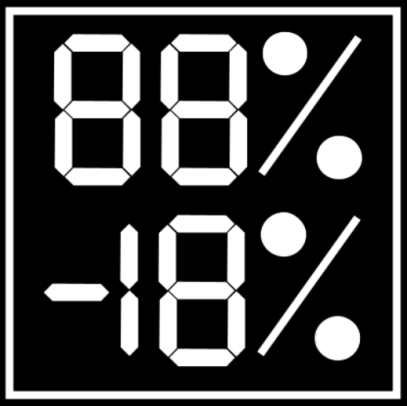
#> input picture skyRats/digit_recognition/display_metano0.png, 407 x 406 px, given in place of the camera
$ python getWebcam.py
#> lines starting #> are read from the running program, lines starting #| are printed output that depends on the picture; after the words box and inside, x2 and y2 are one past the last pixel; in counts of white or black regions, pixels touching at a corner belong together
### skyRats/digit_recognition/getPerspectiveTransform.py
import numpy as np
import cv2

def getPoints(image):

	#Bloco 1

	x = 0
	y = 0

	while (x < np.shape(image)[1] and y < np.shape(image)[0]) and (image[5][x] < 250 and image[y][5] < 250):
		x += 1
		y += 1

	if x < np.shape(image)[1] and image[5][x] >= 250:
		x1 = x
		y1 = 5
	elif y < np.shape(image)[0] and image[y][5] >= 250 :
		x1 = 5
		y1 = y
	else:
		x1 = 0
		y1 = 0

	#Bloco 2

	x = 0
	y = np.shape(image)[0] - 1

	while (x < np.shape(image)[1] and y >= 0) and (image[np.shape(image)[0] - 5][x] < 250 and image[y][5] < 250):
		x += 1
		y -= 1

	if x < np.shape(image)[1] and image[np.shape(image)[0] - 5][x] >= 250:
		x2 = x
		y2 = np.shape(image)[0] - 5
	elif y >= 0 and image[y][5] >= 250 :
		x2 = 5
		y2 = y
	else:
		x2 = 0
		y2 = np.shape(image)[0] - 1


	#Bloco 3

	x = np.shape(image)[1] - 1
	y = 0

	while (x >= 0 and y < np.shape(image)[0]) and (image[5][x] < 250 and image[y][np.shape(image)[1] - 5] < 250):
		x -= 1
		y += 1

	if x >= 0 and image[5][x] >= 250:
		x3 = x
		y3 = 5
	elif y < np.shape(image)[0] and image[y][np.shape(image)[1] - 5] >= 250 :
		x3 = np.shape(image)[1] - 5
		y3 = y
	else:
		x3 = np.shape(image)[1] - 1
		y3 = 0


	# Bloco 4

	x = np.shape(image)[1] - 1
	y = np.shape(image)[0] - 1

	while (x >= 0 and y >= 0) and (image[np.shape(image)[0] - 5][x] < 250 and image[y][np.shape(image)[1] - 5] < 250):
		x -= 1
		y -= 1

	if x >= 0 and image[np.shape(image)[0] - 5][x] >= 250:
		x4 = x
		y4 = np.shape(image)[0] - 5
	elif y >= 0 and image[y][np.shape(image)[1] - 5] >= 250 :
		x4 = np.shape(image)[1] - 5
		y4 = y
	else:
		x4 = np.shape(image)[1] - 1
		y4 = np.shape(image)[0] - 1


	return [[x1, y1], [x2, y2], [x3, y3], [x4, y4]]


def orderPoints(pts):
    rect=np.zeros((4,2), dtype="float32")
    s= pts.sum(axis = 1)
    rect[0]=pts[np.argmin(s)]
    rect[2]=pts[np.argmax(s)]
    diff=np.diff(pts, axis = 1)
    rect[1]=pts[np.argmin(diff)]
    rect[3]=pts[np.argmax(diff)]
    return rect


def four_point_transform(image, pts):
	rect=orderPoints(pts)
	(tl, tr, bl, br)=rect
	widthA = np.sqrt(((br[0] - bl[0]) ** 2) + ((br[1] - bl[1]) ** 2))
	widthB = np.sqrt(((tr[0] - tl[0]) ** 2) + ((tr[1] - tl[1]) ** 2))
	maxWidth = max(int(widthA), int(widthB))
	heightA = np.sqrt(((tr[0] - br[0]) ** 2) + ((tr[1] - br[1]) ** 2))
	heightB = np.sqrt(((tl[0] - bl[0]) ** 2) + ((tl[1] - bl[1]) ** 2))
	maxHeight = max(int(heightA), int(heightB))
	absMax = max(maxHeight, maxWidth)
	dst = np.array([
		[0, 0],
		[absMax - 1, 0],
		[absMax - 1, absMax - 1],
		[0, absMax - 1]], dtype = "float32")
	M = cv2.getPerspectiveTransform(rect, dst)
	warped = cv2.warpPerspective(image, M, (absMax, absMax))
	return warped

# dst = np.array([
# 		[0, 0],
# 		[maxWidth - 1, 0],
# 		[maxWidth - 1, maxHeight - 1],
# 		[0, maxHeight - 1]], dtype = "float32")

### skyRats/digit_recognition/digit_recog.py
import cv2
import numpy as np
from imutils.perspective import four_point_transform
from imutils import contours
import imutils
import os

def digit_recog(image):
    # duration = 3  # seconds
    # freq = 440  # Hz

    DIGITS_LOOKUP = {
        (1, 1, 1, 0, 1, 1, 1): 0,
        (0, 0, 1, 0, 0, 1, 0): 1,
        (1, 0, 1, 1, 1, 1, 0): 2,
        (1, 0, 1, 1, 0, 1, 1): 3,
        (0, 1, 1, 1, 0, 1, 0): 4,
        (1, 1, 0, 1, 0, 1, 1): 5,
        (1, 1, 0, 1, 1, 1, 1): 6,
        (1, 0, 1, 0, 0, 1, 0): 7,
        (1, 1, 1, 1, 1, 1, 1): 8,
        (1, 1, 1, 1, 0, 1, 1): 9
    }

    # path = "display_metano0.png"
    # #Baixando a imagem
    # image = cv2.imread("" + path)

    #Tratamento de imagem
    gray = cv2.cvtColor(image, cv2.COLOR_BGR2GRAY)
    blurred = cv2.GaussianBlur(gray, (5, 5), 0)
    thresh = cv2.threshold(blurred, 0, 255,	cv2.THRESH_BINARY | cv2.THRESH_OTSU)[1]
    # [4 lines of commented-out code are left out]


    cnts = cv2.findContours(thresh.copy(), cv2.RETR_LIST, cv2.CHAIN_APPROX_SIMPLE)
    cnts = imutils.grab_contours(cnts)
    digitCnts = []

    if(len(cnts) >= 20):
    #     for c in cnts:
    #         (x, y, w, h) = cv2.boundingRect(c)
    #         #cv2.rectangle(image, (x, y), (x + w, y + h), (0,255,0))
    #         #digitCnts.append(c)
    #     cv2.imshow("teste_02", image)
    #     cv2.waitKey(15)

        for c in cnts:
            (x, y, w, h) = cv2.boundingRect(c)
            print(h, w)
            #print(np.shape(image)[0], np.shape(image)[1])
            if (((h)/(w) <= 8 and (h)/(w) >= 2) or ((h)/(w) >= 1.5 and (h)/(w) <= 2.5) or ((h)/(w) <= 0.75 and (h)/(w) >= 0.1)):# and ((w)/(h) >=1.5 or (w)/(h)<=0.7):
            # if (((h)/(w) <= 0.7 and (h)/(w) >= 0.35) or ((h)/(w) >= 1.5 and (h)/(w) <= 2.5)):# and ((w)/(h) >=1.5 or (w)/(h)<=0.7):
            #if((w<=(np.shape(image)[1])/23 and h<=(np.shape(image)[0])*(15/46)) or (w<=(np.shape(image)[1])*(7/46) and h<=(np.shape(image)[0])*(7/92)) or ((w<=np.shape(image)[1]*(19/92) and w>=(np.shape(image)[1])*(15/92)) and (h<=(np.shape(image)[0])*(17/46) and h>=(np.shape(image)[0])*(31/92)))):
            #if((w<=20 and h<=150) or (w<=70 and h<=35) or ((w<=95 and w>=75) and (h<=170 and h>=155))):
                cv2.rectangle(image, (x, y), (x + w, y + h), (0,255,0))
                digitCnts.append(c)
        #cv2.imshow("teste_02", image)
        #cv2.waitKey(0)


    linha1 = []
    linha2 = []

    for c in digitCnts:
        (x, y, w, h) = cv2.boundingRect(c)
        if y<np.shape(image)[0]/2:
            linha1.append(c)
        else:
            linha2.append(c)

    if len(linha1) > 0 and len(linha2) > 0:
        contours.sort_contours(linha1)
        contours.sort_contours(linha2)
    else:
        print("No contours")
        return False


    Digits = []
    first_number_digit_count = 0
    second_number_digit_count = 0

    for c in linha1:
        if first_number_digit_count < 3:
            (x, y, w, h) = cv2.boundingRect(c)
            roi = thresh[y:y+h, x:x+w]
            (roiH, roiW) = roi.shape
            if (((h)/(w) <= 8 and (h)/(w) >= 2)):
            # if ((h/w) >= 4 and (w/h)>=0.06):
            #if (roiW<=(np.shape(image)[1])/23 and roiH<=(np.shape(image)[0])*(15/46)): #digit one
                Digits.append("1")
                first_number_digit_count += 1
                cv2.rectangle(image, (x, y), (x + w, y + h), (0, 255, 0), 1)
                cv2.putText(image,"1", (x - 10, y),
                cv2.FONT_HERSHEY_SIMPLEX, 0.65, (0, 255, 0), 2)
                continue
            else:                        #any other digit
                (dW, dH) = (int(roiW * 0.25), int(roiH * 0.15))
                dHC = int(roiH * 0.05)
                segments = [
                    ((0, 0), (w, dH)),	# top
                    ((0, 0), (dW, h // 2)),	# top-left
                    ((w - dW, 0), (w, h // 2)),	# top-right
                    ((0, (h // 2) - dHC) , (w, (h // 2) + dHC)), # center
                    ((0, h // 2), (dW, h)),	# bottom-left
                    ((w - dW, h // 2), (w, h)),	# bottom-right
                    ((0, h - dH), (w, h))	# bottom
                ]
                on = [0] * len(segments)
                for (i, ((xA, yA), (xB, yB))) in enumerate(segments):
                    segROI = roi[yA:yB, xA:xB]
                    total = cv2.countNonZero(segROI)
                    area = (xB - xA) * (yB - yA)
                    if float(area) > 0 and total / float(area) > 0.5:#??????
                        on[i]= 1
                try:
                    digit = DIGITS_LOOKUP[tuple(on)]
                    Digits.append(str(digit))
                    first_number_digit_count += 1
                    cv2.rectangle(image, (x, y), (x + w, y + h), (0, 255, 0), 1)
                    cv2.putText(image, str(digit), (x - 10, y), cv2.FONT_HERSHEY_SIMPLEX, 0.65, (0, 255, 0), 2)
                except KeyError:
                    continue
                    # print("first number error")
                    # return False

    for c in linha2:
        if second_number_digit_count < 4:
            (x, y, w, h) = cv2.boundingRect(c)
            roi = thresh[y:y+h, x:x+w]
            (roiH, roiW) = roi.shape
            # h do menos = w do um
            # w do menos = h/2 do um
            if ((h)/(w) <= 0.75 and (h)/(w) >= 0.1):
            # if ((w/h) >= 2 and (h/w)>=0.12): #-
                Digits.append("-")
                second_number_digit_count += 1
                cv2.rectangle(image, (x, y), (x + w, y + h), (0, 255, 0), 1)
                cv2.putText(image,"minus sign", (x - 10, y - 10),
                cv2.FONT_HERSHEY_SIMPLEX, 0.45, (0, 255, 0), 2)
                continue
            elif (((h)/(w) <= 8 and (h)/(w) >= 2)):
            # elif ((h/w) >= 4 and (w/h)>=0.06): #digit one
                Digits.append("1")
                second_number_digit_count += 1
                cv2.rectangle(image, (x, y), (x + w, y + h), (0, 255, 0), 1)
                cv2.putText(image,"1", (x - 10, y - 10),
                cv2.FONT_HERSHEY_SIMPLEX, 0.65, (0, 255, 0), 2)
                continue
            else:                           #any other digit
                (dW, dH) = (int(roiW * 0.25), int(roiH * 0.15))
                dHC = int(roiH * 0.05)
                segments = [
                    ((0, 0), (w, dH)),	# top
                    ((0, 0), (dW, h // 2)),	# top-left
                    ((w - dW, 0), (w, h // 2)),	# top-right
                    ((0, (h // 2) - dHC) , (w, (h // 2) + dHC)), # center
                    ((0, h // 2), (dW, h)),	# bottom-left
                    ((w - dW, h // 2), (w, h)),	# bottom-right
                    ((0, h - dH), (w, h))	# bottom
                ]
                on = [0] * len(segments)
                for (i, ((xA, yA), (xB, yB))) in enumerate(segments):
                    segROI = roi[yA:yB, xA:xB]
                    total = cv2.countNonZero(segROI)
                    area = (xB - xA) * (yB - yA)
                    if float(area) > 0 and total / float(area) > 0.5:
                        on[i]= 1
                try:
                    digit = DIGITS_LOOKUP[tuple(on)]
                    Digits.append(str(digit))
                    second_number_digit_count += 1
                    cv2.rectangle(image, (x, y), (x + w, y + h), (0, 255, 0), 1)
                    cv2.putText(image, str(digit), (x - 10, y - 10), cv2.FONT_HERSHEY_SIMPLEX, 0.65, (0, 255, 0), 2)
                except KeyError:
                    continue
                    # [7 lines of commented-out code are left out]


    primeiro_digito = 0
    i = 0
    try:
        if first_number_digit_count > 0:
            while i < first_number_digit_count:
                primeiro_digito += int(Digits[i]) * (10**i)
                i += 1

        segundo_digito = ''
        if i < first_number_digit_count + second_number_digit_count and Digits[i] == "-":
            while(i < first_number_digit_count + second_number_digit_count):
                segundo_digito += Digits[i]
                i += 1
            segundo_digito = int(''.join(segundo_digito))
            segundo_digito *= -1
        else:
            while(i < first_number_digit_count + second_number_digit_count):
                segundo_digito += Digits[i]
                i += 1
            segundo_digito = int(''.join(segundo_digito))
    except ValueError:
        print("error when joining digits")
        return False

    # [24 lines of commented-out code are left out]

    if primeiro_digito > 55 or primeiro_digito < 45:
        print('\033[1;37;41m PERCENTUAL DE GÁS FORA DE CONFORMIDADE \033[0;0m')
        #os.system('play -nq -t alsa synth {} sine {}'.format(duration, freq))
    else:
        print('\033[1;37;42m PERCENTUAL DE GÁS DENTRO DOS CONFORMES \033[0;0m')

    print("\n(Após 30 segundos) Procedendo para leitura do ajuste de zero...\n")

    if segundo_digito > 5 or segundo_digito <= -5:
        print('\033[1;37;41m AJUSTE DE ZERO FORA DE CONFORMIDADE \033[0;0m')
        #os.system('play -nq -t alsa synth {} sine {}'.format(duration, freq))
    else:
        print('\033[1;37;42m AJUSTE DE ZERO DENTRO DOS CONFORMES \033[0;0m')


    cv2.imshow("teste retangulos", image)
    cv2.waitKey(15)
    return True
    #Teste de imagem

### skyRats/digit_recognition/getWebcam.py
#from digit_recognition.digit_recog import digit_recog

# menos dilatação no warp_alpha
# consertar reconhecimento de dígitos (Digits[2] = '-')
# consertar digit_recog no geral
# Lidar com quadrado da base de pouso


import cv2
import numpy as np
from imutils import contours
import imutils
from getPerspectiveTransform import four_point_transform, getPoints
from digit_recog import digit_recog

DEBUG = False

class webcam:
    def __init__(self):
        self.cap = cv2.VideoCapture(0)

    def main_loop(self):
        while True:
            sucess, frame = self.cap.read()
#> frame is the input picture: shape (406, 407, 3); min 0, max 255, mean 68.8
            frame = np.array(frame)
            #print(frame.shape) #cursed BGR

            #Tratamento de imagem
            gray = cv2.cvtColor(frame, cv2.COLOR_BGR2GRAY)
            blurred = cv2.GaussianBlur(gray, (5, 5), 0)
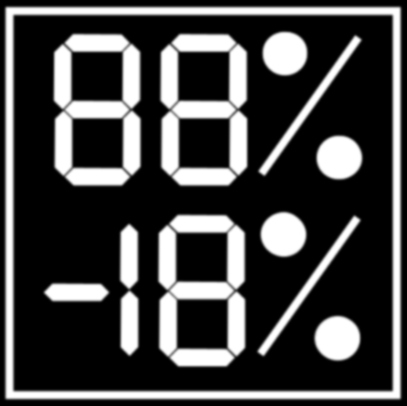
#> blurred: shape (406, 407); min 0, max 255, mean 68.8
            thresh = cv2.threshold(blurred, 150, 255,	cv2.THRESH_BINARY)[1]
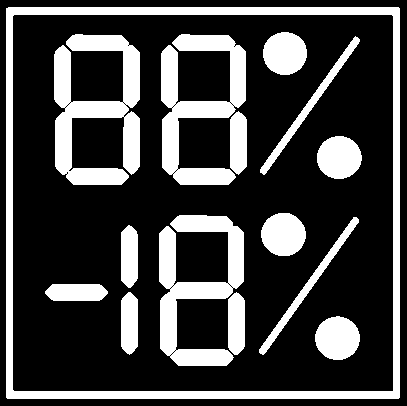
#> thresh: shape (406, 407); 26% white; 15 white regions, largest, box (x1, y1, x2, y2) and area: (6, 7, 400, 399) 11566, (54, 34, 140, 185) 6715, (159, 215, 244, 366) 5739
            if DEBUG:
                cv2.imshow("threshold", thresh)
                cv2.waitKey(30) #pro pc do igor n morrer
            kernel = cv2.getStructuringElement(cv2.MORPH_ELLIPSE, (1, 5))
            thresh = cv2.morphologyEx(thresh, cv2.MORPH_OPEN, kernel)
#> thresh: shape (406, 407); 26% white; 15 white regions, largest, box (x1, y1, x2, y2) and area: (6, 7, 400, 399) 11566, (54, 34, 140, 185) 6699, (159, 215, 244, 366) 5726
            thresh = cv2.dilate(thresh,kernel,iterations = 1)
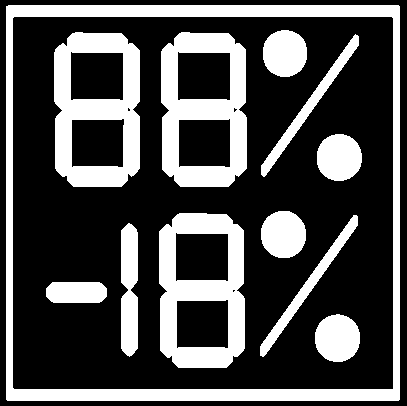
#> thresh: shape (406, 407); 30.6% white; 12 white regions
            if DEBUG:
                cv2.imshow("tratada", thresh)
                print(np.shape(thresh))
                cv2.waitKey(30) #pro pc do igor n morrer
            cnts = cv2.findContours(thresh.copy(), cv2.RETR_LIST, cv2.CHAIN_APPROX_SIMPLE)
#> cnts = 22 contours, 3 with area under 20; largest, box (x1, y1, x2, y2) and area: (6, 5, 400, 401) 155232, (12, 16, 394, 390) 142106, (54, 32, 140, 187) 12147, (159, 213, 245, 368) 12116, (161, 32, 247, 187) 12091
            cnts = imutils.grab_contours(cnts)
            warped = frame

            for c in cnts:
                (x1, y1, w1, h1) = cv2.boundingRect(c)
                i = 0
                if (h1)/(w1) >= 0.85 and (h1)/(w1) <= 1.15:
                    for c2 in cnts:
                        (x2, y2, w2, h2) = cv2.boundingRect(c2)
                        if( (x2 > x1) and (y2 > y1) and (x1 + w1 > x2 + w2) and (y1 + h1 > y2 + h2) ):
                            if i >= 10:
                                #cv2.rectangle(frame, (x1, y1), (x1 + w1, y1 + h1), (0,255,0))
                                toBeWarped  = four_point_transform(frame, np.array([[x1, y1], [x1, y1 + h1], [x1 + w1, y1], [x1 + w1, y1 + h1]], dtype="float32"))
                                cv2.imshow("frame", toBeWarped)
                                warped_alpha = four_point_transform(thresh, np.array([[x1, y1], [x1, y1 + h1], [x1 + w1, y1], [x1 + w1, y1 + h1]], dtype="float32"))
                                points = getPoints(warped_alpha)
                                warped = four_point_transform(toBeWarped, np.array(points, dtype="float32"))
                                # [4 lines of commented-out code are left out]
                                if digit_recog(warped) == True:
                                    break
                            else:
                                i += 1
                                #cv2.rectangle(frame, (x2, y2), (x2 + w2, y2 + h2), (0,255,0))

                if i >= 10:
                    break
#> this loop made 21 passes
#> (w1, h1) on passes 1 to 12: (45, 48), (53, 50), (4, 4), (61, 21), (54, 50), (17, 134), (98, 142), (86, 155), (45, 47), (45, 47), (53, 50), (54, 50)
#> (w1, h1) on pass 21: (382, 374)
#> (printed output is left out)
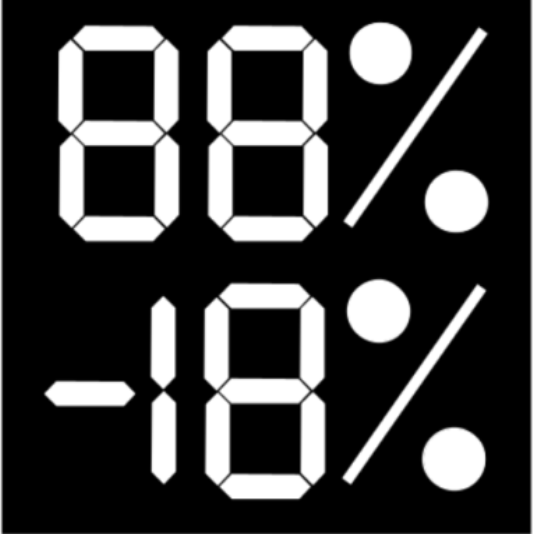
#> toBeWarped: shape (534, 534, 3); min 0, max 255, mean 60.2
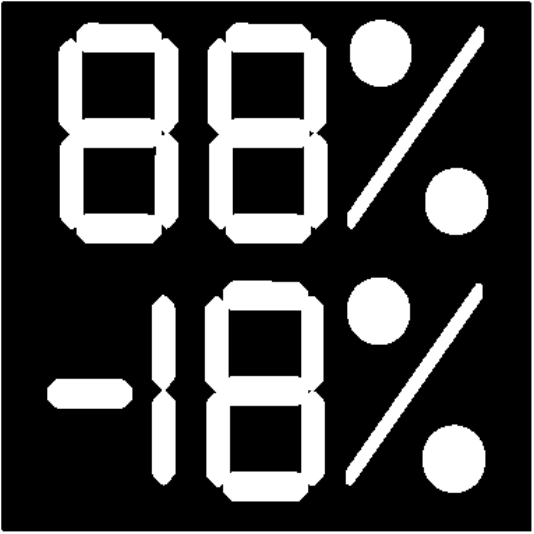
#> warped_alpha: shape (534, 534); min 0, max 255, mean 67.6

            #cv2.imshow("teste webcam", warped)
            #cv2.waitKey(30) #pro pc do igor n morrer


if __name__ == "__main__":
    var = webcam()
    var.main_loop()
